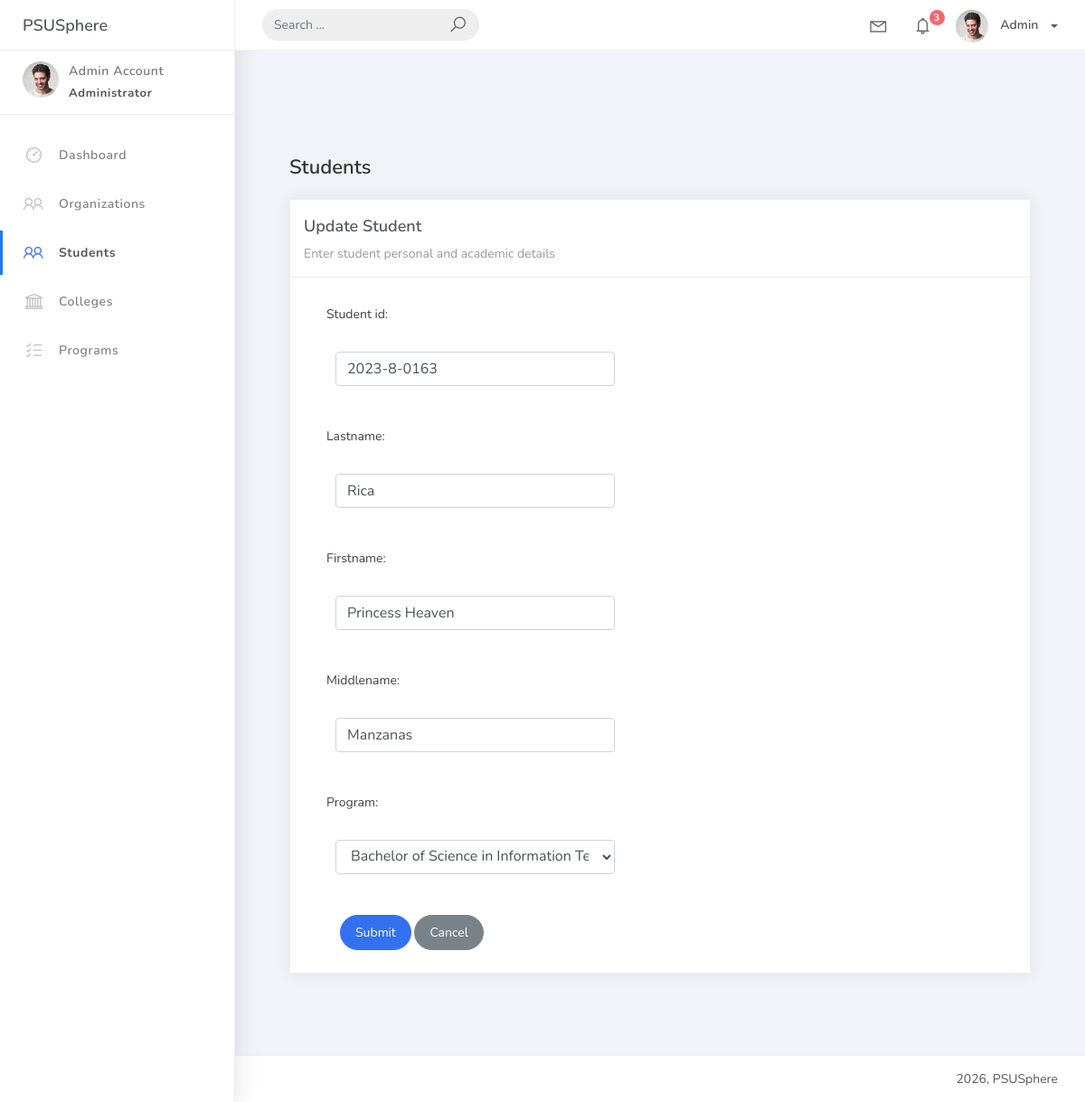
/student_list/1/, run on the app's committed database.
### studentorg/models.py (models this page shows, shortened)
class BaseModel(models.Model):
    created_at = models.DateTimeField(auto_now_add=True, db_index=True)
    updated_at = models.DateTimeField(auto_now=True)
    class Meta:
        abstract = True

class Student(BaseModel):
    student_id = models.CharField(max_length=15, unique=True)
    lastname = models.CharField(max_length=25)
    firstname = models.CharField(max_length=25)
    middlename = models.CharField(max_length=25, blank=True, null=True)
    program = models.ForeignKey(Program, on_delete=models.CASCADE, related_name="students")

### studentorg/views.py (the view)
# urls.py: path('student_list/<int:pk>/', StudentUpdateView.as_view(), name='student-update'),
class StudentUpdateView(UpdateView):
    model = Student
    fields = '__all__'
    template_name = 'student_form.html'
    success_url = reverse_lazy('student-list')

### studentorg/models.py (called while the page is built)
    def __str__(self):
        return f"{self.prog_name} ({self.college.college_name})"

### templates/student_form.html (shortened to what this page needs)
{% extends 'base.html' %}
{% load static %}
{% block content %}
<div class="content">
  <div class="container-fluid">
    <h4 class="page-title">Students</h4>
    <div class="row">
      <div class="col-md-12">
        <div class="card">
          <div class="card-header">
            <div class="card-title">
              {% if object %} Update Student {% else %} Add New Student {% endif %}
            </div>
            <div class="card-category">Enter student personal and academic details</div>
          </div>
          <div class="col-md-6">
            <div class="card-body">
              <form action="" method="post" novalidate>
                {% include 'includes/forms.html' %}
                <div class="form-group">
                  <div class="col-md-12 col-sm-3">
                    <button type="submit" class="btn btn-primary btn-rounded">Submit</button>
                    <a href="{% url 'student-list' %}" class="btn btn-secondary btn-rounded">Cancel</a>
                  </div>
                </div>
              </form>
            </div>
          </div>
        </div>
      </div>
    </div>
  </div>
</div>
{% endblock %}

### templates/includes/forms.html (shortened to what this page needs)
{% load widget_tweaks %}
{% for field in form %}
  <div class="field item form-group">
    <label>{{ field.label_tag }}</label>
    <div class="form-group">
      {% render_field field class="form-control" %}
    </div>
  </div>
{% endfor %}

### data on the page
Student: student_id "2023-8-0163" "Rica" "Princess Heaven" "Manzanas" "Bachelor of Science in Information Technology (College of Sciences)"

### other printed values
{{ field.label_tag }} "Student id:" "Lastname:" "Firstname:" "Middlename:" "Program:"
